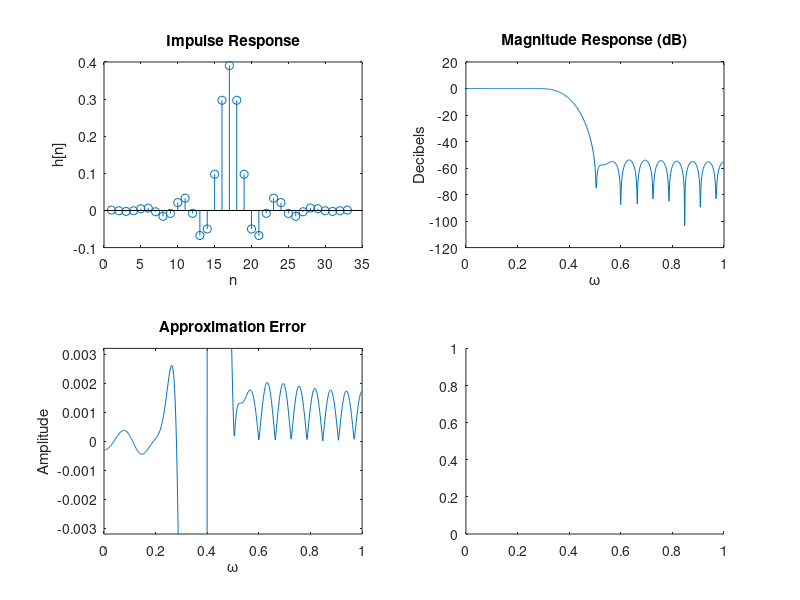

Here is the MATLAB script that generated this plot: (Note: this script raises an error after producing the figure.)
%Prob. 5
f = [0 0.4 0.4 1];
m = [1 1 0 0];
b = fir2(32, f, m);
[h, w] = freqz(b, 1);
hdb = mag2db(abs(h));
L = length(w);
LP = [ones(uint16(0.4*L), 1); zeros(L-uint16(0.4*L), 1)];
dh = abs(h)-LP;

figure
subplot(2, 2, 1)
stem(b)
title('Impulse Response')
xlabel('n')
ylabel('h[n]')

subplot(2, 2, 2)
plot(w/pi, hdb)
title('Magnitude Response (dB)')
xlabel('\omega')
ylabel('Decibels')

subplot(2, 2, 3)
plot(w/pi, dh)
axis([0 1 -0.0032 0.0032])
title('Approximation Error')
xlabel('\omega')
ylabel('Amplitude')

subplot(2, 2, 4)
yyaxis left
plot(w/pi, hdb)
axis([0 1 -0.08 0.03])
title('Zoom of Magnitude Response (dB)')
xlabel('\omega')
ylabel('Passband dB')
yyaxis right
plot(w/pi, hdb)
axis([0 1 -100 -50])
ylabel('Stopband dB')